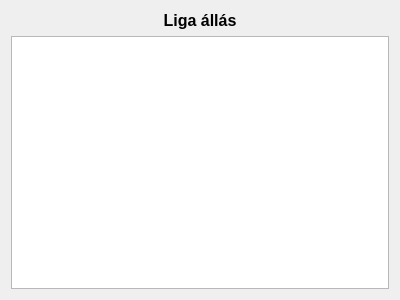
<?xml version="1.0" encoding="UTF-8"?>
<ui version="4.0">
 <class>Form</class>
 <widget class="QWidget" name="Form">
  <property name="geometry">
   <rect>
    <x>0</x>
    <y>0</y>
    <width>400</width>
    <height>300</height>
   </rect>
  </property>
  <property name="windowTitle">
   <string>Form</string>
  </property>
  <layout class="QVBoxLayout" name="verticalLayout">
   <item>
    <layout class="QHBoxLayout" name="ltInfoStatusLayout"/>
   </item>
   <item>
    <widget class="QLabel" name="welcomeLbl">
     <property name="maximumSize">
      <size>
       <width>16777215</width>
       <height>30</height>
      </size>
     </property>
     <property name="toolTip">
      <string>&lt;html&gt;&lt;head/&gt;&lt;body&gt;&lt;p&gt;&lt;br/&gt;&lt;/p&gt;&lt;/body&gt;&lt;/html&gt;</string>
     </property>
     <property name="text">
      <string>&lt;html&gt;&lt;head/&gt;&lt;body&gt;&lt;p align=&quot;center&quot;&gt;&lt;span style=&quot; font-size:12pt; font-weight:700;&quot;&gt;Liga állás&lt;/span&gt;&lt;/p&gt;&lt;/body&gt;&lt;/html&gt;</string>
     </property>
     <property name="alignment">
      <set>Qt::AlignmentFlag::AlignLeading|Qt::AlignmentFlag::AlignLeft|Qt::AlignmentFlag::AlignTop</set>
     </property>
    </widget>
   </item>
   <item>
    <widget class="QTableView" name="leagueTableView">
     <property name="toolTip">
      <string>&lt;html&gt;&lt;head/&gt;&lt;body&gt;&lt;p&gt;&lt;br/&gt;&lt;/p&gt;&lt;/body&gt;&lt;/html&gt;</string>
     </property>
    </widget>
   </item>
  </layout>
 </widget>
 <resources/>
 <connections/>
</ui>
